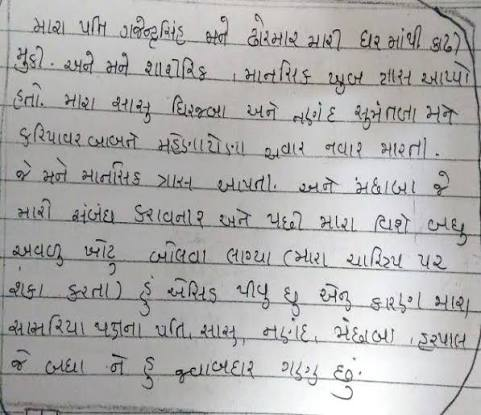
#> input picture sample photos/images (1).jpg, 481 x 415 px
$ python -i segmentation.py   (imports and definitions only)
#> lines starting #> are read from the running program, lines starting #| are printed output that depends on the picture; after the words box and inside, x2 and y2 are one past the last pixel; in counts of white or black regions, pixels touching at a corner belong together
import cv2
import numpy as np
from PIL import Image

def segment_word_into_characters(image_input, min_area=40, max_gap_merge=16):
    """
    Segments a handwritten Gujarati word image into individual characters.
    Features:
    - Filters out horizontal/vertical ruling lines (scan artifacts)
    - Removes isolated tiny noise dots
    - Merges character components that belong to the same glyph
    - Returns ordered crops left-to-right
    """
#> called with image_input = '../sample photos/images (1).jpg', min_area = 40, max_gap_merge = 16
    if isinstance(image_input, Image.Image):
        pil_img = image_input.convert("RGB")
        img_np = np.array(pil_img)
    else:
        pil_img = Image.open(image_input).convert("RGB")
#> pil_img is the input picture: PIL image 481x415 RGB; mean R, G, B 176.5, 175.6, 174.9
        img_np = np.array(pil_img)

    # 1. Grayscale
    gray = cv2.cvtColor(img_np, cv2.COLOR_RGB2GRAY)

    # 2. Ensure paper is black background, ink is white foreground
    corners = [gray[0, 0], gray[0, -1], gray[-1, 0], gray[-1, -1]]
#> corners = [147, 158, 123, 197]
    if np.mean(corners) < 128:
        gray = 255 - gray

    blurred = cv2.GaussianBlur(gray, (3, 3), 0)
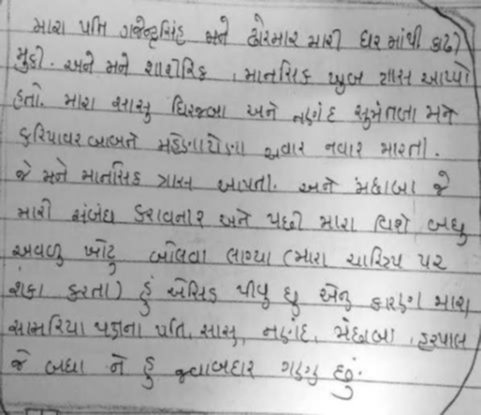
#> blurred: shape (415, 481); min 33, max 255, mean 175.9
    _, thresh = cv2.threshold(blurred, 0, 255, cv2.THRESH_BINARY_INV + cv2.THRESH_OTSU)
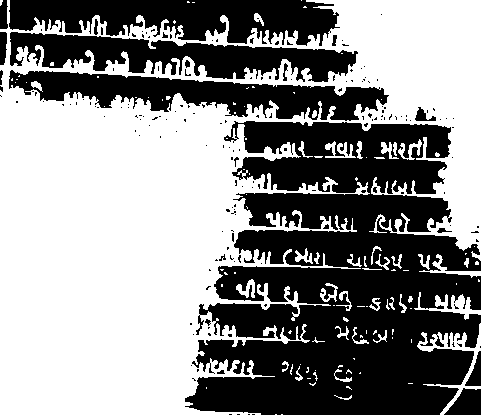
#> thresh: shape (415, 481); 55.1% white; 176 black regions (156 under 20 px)

    # 3. Find contours
    contours, _ = cv2.findContours(thresh, cv2.RETR_EXTERNAL, cv2.CHAIN_APPROX_SIMPLE)
#> contours = 93 contours, 64 with area under 20; largest, box (x1, y1, x2, y2) and area: (0, 0, 481, 415) 121256, (417, 323, 481, 415) 880, (414, 292, 481, 320) 471, (419, 254, 481, 278) 207, (325, 141, 356, 158) 173

    boxes = []
    for cnt in contours:
        area = cv2.contourArea(cnt)
        if area < min_area:
            continue

        x, y, w, h = cv2.boundingRect(cnt)

        # Filter out horizontal ruling lines (notebook paper or scan grid)
        aspect_ratio = w / max(1, h)
        if aspect_ratio > 4.0 and h <= 8:
            continue
        # Filter out vertical margin lines that span full page height
        if h > 0.85 * img_np.shape[0] and (h / max(1, w)) > 6.0 and w <= 4:
            continue

        boxes.append((x, y, w, h))
#> this loop made 93 passes
#> (area, x, y, w, h, aspect_ratio) on passes 32, 39, 43, 44, 47, 49, 59, 60: (879.5, 417, 323, 64, 92, 0.696), (41, 369, 298, 12, 13, 0.923), (471, 414, 292, 67, 28, 2.39), (50, 336, 291, 16, 20, 0.8), (90, 320, 283, 18, 19, 0.947), (134.5, 236, 279, 19, 19, 1), (207, 419, 254, 62, 24, 2.58), (53.5, 418, 254, 12, 16, 0.75)
#> area on passes 13, 15, 25, 30, 31, 42: 37, 24, 30.5, 39.5, 38.5, 30.5
#> after the loop, boxes = 16 items, first 6: (417, 323, 64, 92), (369, 298, 12, 13), (414, 292, 67, 28), (336, 291, 16, 20), (320, 283, 18, 19), (236, 279, 19, 19)

    if not boxes:
        return [pil_img], [(0, 0, pil_img.width, pil_img.height)], pil_img

    # Sort left-to-right
    boxes = sorted(boxes, key=lambda b: b[0])
#> boxes = 16 items, first 6: (0, 0, 481, 415), (236, 279, 19, 19), (254, 13, 10, 13), (295, 248, 18, 16), (320, 283, 18, 19), (325, 141, 31, 17)

    # 4. Merge character pieces that belong to the same glyph
    merged_boxes = []
    skip_indices = set()

    for i in range(len(boxes)):
        if i in skip_indices:
            continue
        x1, y1, w1, h1 = boxes[i]

        for j in range(i + 1, len(boxes)):
            if j in skip_indices:
                continue
            x2, y2, w2, h2 = boxes[j]

            # Horizontal overlap check
            x_overlap = max(0, min(x1 + w1, x2 + w2) - max(x1, x2))
            min_w = min(w1, w2)

            # If overlapping significantly horizontally or very close and overlapping in y
            y_overlap = max(0, min(y1 + h1, y2 + h2) - max(y1, y2))
            is_same_char = (
                (x_overlap > 0.35 * min_w) or
                (abs(x2 - (x1 + w1)) <= max_gap_merge and y_overlap > 0.4 * min(h1, h2))
            )

            if is_same_char:
                new_x = min(x1, x2)
                new_y = min(y1, y2)
                new_w = max(x1 + w1, x2 + w2) - new_x
                new_h = max(y1 + h1, y2 + h2) - new_y
                x1, y1, w1, h1 = new_x, new_y, new_w, new_h
                skip_indices.add(j)

        merged_boxes.append((x1, y1, w1, h1))
#> this loop made 16 passes
#> after the loop, merged_boxes = [(0, 0, 481, 415)]; skip_indices = 15 items

    # Re-sort left-to-right
    merged_boxes = sorted(merged_boxes, key=lambda b: b[0])

    # 5. Extract crops and draw annotated bounding boxes
    annotated = img_np.copy()
    segmented_crops = []

    for idx, (x, y, w, h) in enumerate(merged_boxes, 1):
        pad_x = max(0, x - 3)
        pad_y = max(0, y - 3)
        pad_w = min(img_np.shape[1] - pad_x, w + 6)
        pad_h = min(img_np.shape[0] - pad_y, h + 6)

        crop_arr = gray[pad_y:pad_y + pad_h, pad_x:pad_x + pad_w]
        crop_pil = Image.fromarray(crop_arr)
        segmented_crops.append(crop_pil)

        # Draw green bounding box & index label
        cv2.rectangle(annotated, (x, y), (x + w, y + h), (46, 204, 113), 2)
        cv2.putText(
            annotated,
            str(idx),
            (x + 2, max(18, y - 6)),
            cv2.FONT_HERSHEY_SIMPLEX,
            0.6,
            (41, 128, 185),
            2,
            cv2.LINE_AA
        )
#> this loop made 1 pass
#> (idx, x, y, w, h, pad_x, pad_y, pad_w) on pass 1: (1, 0, 0, 481, 415, 0, 0, 481)
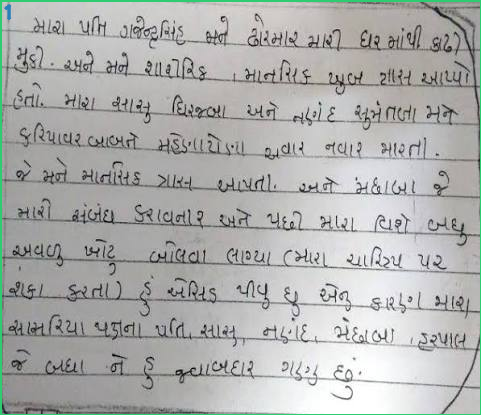
#> annotated: shape (415, 481, 3); 1.39% of pixels changed, all inside (x1, y1, x2, y2) = (0, 0, 481, 415)
#> after the loop, segmented_crops = 1 item

    annotated_pil = Image.fromarray(annotated)
    return segmented_crops, merged_boxes, annotated_pil

>>> result = segment_word_into_characters('../sample photos/images (1).jpg')
